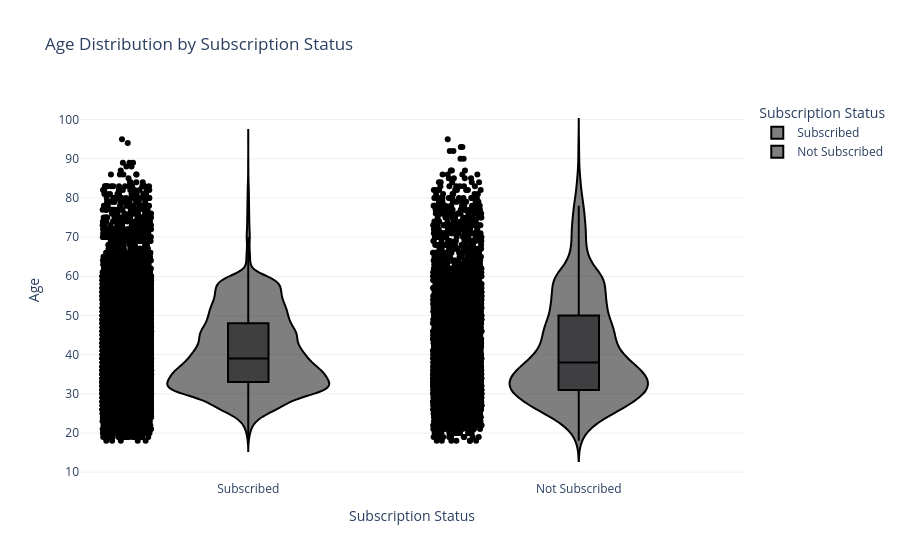

The notebook cell this image was saved under:
### Code cell
import plotly.express as px

# Create labels
df["Subscription Status"] = df["Class"].replace({
    1: "Subscribed",
    2: "Not Subscribed"
})

# Violin Plot
fig = px.violin(
    df,
    x="Subscription Status",
    y="Age",                 # Replace with any numeric column
    color="Subscription Status",
    box=True,                # Show box plot inside violin
    points="all",            # Show all observations
    title="Age Distribution by Subscription Status"
)

fig.update_layout(
    xaxis_title="Subscription Status",
    yaxis_title="Age",
    template="plotly_white"
)

fig.show()

### Figure 1 — Plotly figure (JSON) as saved in the notebook; plotly's stock layout.template omitted (floating-point values rounded to 4 significant figures; data arrays with more than 128 entries replaced by an {"elided": "..."} marker saying what was removed)
{"data": [{"alignmentgroup": "True", "box": {"visible": true}, "hovertemplate": "Subscription Status=%{x}<br>Age=%{y}<extra></extra>", "legendgroup": "Subscribed", "marker": {"color": "#000001"}, "name": "Subscribed", "offsetgroup": "Subscribed", "orientation": "v", "points": "all", "scalegroup": "True", "showlegend": true, "type": "violin", "x": {"elided": "39922 str values"}, "x0": " ", "xaxis": "x", "y": {"elided": "39922 int values"}, "y0": " ", "yaxis": "y"}, {"alignmentgroup": "True", "box": {"visible": true}, "hovertemplate": "Subscription Status=%{x}<br>Age=%{y}<extra></extra>", "legendgroup": "Not Subscribed", "marker": {"color": "#000002"}, "name": "Not Subscribed", "offsetgroup": "Not Subscribed", "orientation": "v", "points": "all", "scalegroup": "True", "showlegend": true, "type": "violin", "x": {"elided": "5289 str values"}, "x0": " ", "xaxis": "x", "y": {"elided": "5289 int values"}, "y0": " ", "yaxis": "y"}], "layout": {"legend": {"title": {"text": "Subscription Status"}, "tracegroupgap": 0}, "title": {"text": "Age Distribution by Subscription Status"}, "violinmode": "overlay", "xaxis": {"anchor": "y", "categoryarray": ["Subscribed", "Not Subscribed"], "categoryorder": "array", "domain": [0, 1], "title": {"text": "Subscription Status"}}, "yaxis": {"anchor": "x", "domain": [0, 1], "title": {"text": "Age"}}}}
